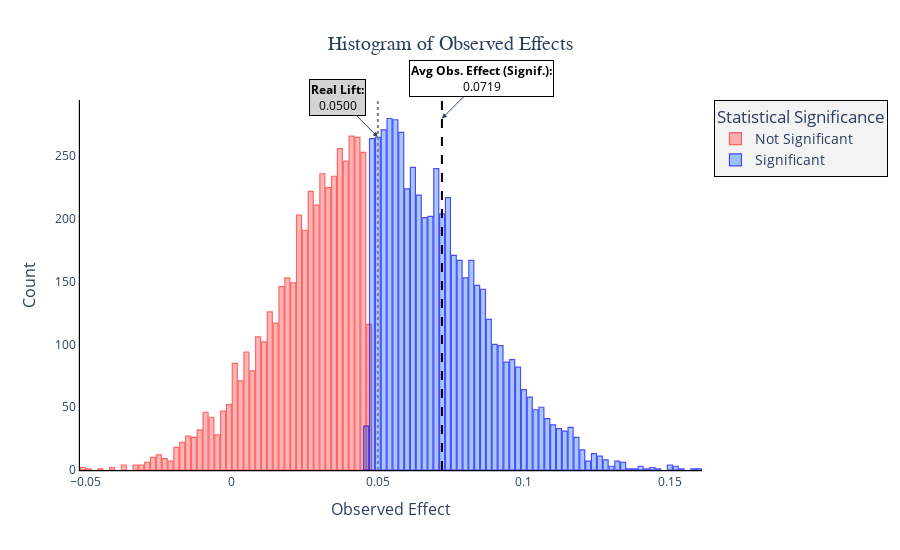

Notebook code cell kept with this figure:
### Code cell
import plotly.graph_objects as go

# Compute the mean observed effect for stat_sig == 1
mean_effect_sig = df[df['stat_sig'] == 1]['obs_effect'].mean()

# Create the figure
fig = go.Figure()

# Define colors
colors = {0: "rgba(255, 50, 50, 0.6)", 1: "rgba(0, 100, 255, 0.5)"}

# Add histogram for stat_sig == 0 (Not Significant)
fig.add_trace(go.Histogram(
    x=df[df['stat_sig'] == 0]['obs_effect'],
    name="Not Significant",
    marker=dict(color=colors[0], line=dict(color='red', width=1.2)),
    opacity=0.6,
    hovertemplate="<b>Category:</b> Not Significant<br>"
                  "<b>Bin Range:</b> %{x}<br>"
                  "<b>Count:</b> %{y}<extra></extra>"
))

# Add histogram for stat_sig == 1 (Significant)
fig.add_trace(go.Histogram(
    x=df[df['stat_sig'] == 1]['obs_effect'],
    name="Significant",
    marker=dict(color=colors[1], line=dict(color='blue', width=1.2)),
    opacity=0.7,
    hovertemplate="<b>Category:</b> Significant<br>"
                  "<b>Bin Range:</b> %{x}<br>"
                  "<b>Count:</b> %{y}<extra></extra>"
))

# Add vertical line for the mean observed effect (Significant category only)
fig.add_shape(
    dict(
        type="line",
        x0=mean_effect_sig, x1=mean_effect_sig,
        y0=0, y1=1,  # Scale to full height
        xref='x', yref='paper',
        line=dict(color="black", width=2, dash="dash")
    )
)

# Add vertical line for the real lift (gray, dashed)
fig.add_shape(
    dict(
        type="line",
        x0=lift, x1=lift,
        y0=0, y1=1,
        xref='x', yref='paper',
        line=dict(color="gray", width=2, dash="dot")  # Gray, dotted line
    )
)

# Add annotation for the real lift
fig.add_annotation(
    x=lift,
    y=0.9,  # Position annotation at 90% height
    xref="x",
    yref="paper",
    text=f"<b>Real Lift:</b><br>{lift:.4f}",
    showarrow=True,
    arrowhead=2,
    ax=-40,  # Offset annotation
    ay=-40,
    font=dict(size=12, color="black"),
    bgcolor="rgba(200, 200, 200, 0.8)",  # Light gray background for readability
    bordercolor="black",
    borderwidth=1
)

# Add annotation for the mean observed effect
fig.add_annotation(
    x=mean_effect_sig,
    y=0.95,  # Position at 95% height
    xref="x",
    yref="paper",
    text=f"<b>Avg Obs. Effect (Signif.):</b><br>{mean_effect_sig:.4f}",
    showarrow=True,
    arrowhead=2,
    ax=40,  # Offset annotation
    ay=-40,
    font=dict(size=12, color="black"),
    bgcolor="rgba(255, 255, 255, 0.8)",  # Light background for readability
    bordercolor="black",
    borderwidth=1
)

# Update layout for better aesthetics
fig.update_layout(
    width=900,
    height=550,
    title=dict(
        text="Histogram of Observed Effects",
        font=dict(size=20, family="Arial Bold"),
        x=0.5  # Center the title
    ),
    xaxis=dict(
        title="Observed Effect",
        title_font=dict(size=16),
        tickfont=dict(size=12),
        showgrid=False,  # ⬅️ Remove gridlines
        zeroline=False,
        showline=True,
        linewidth=1.2,
        linecolor="black"
    ),
    yaxis=dict(
        title="Count",
        title_font=dict(size=16),
        tickfont=dict(size=12),
        showgrid=False,  # ⬅️ Remove gridlines
        zeroline=False,
        showline=True,
        linewidth=1.2,
        linecolor="black"
    ),
    plot_bgcolor='rgba(0,0,0,0)',  # Remove background color (transparent)
    paper_bgcolor='rgba(0,0,0,0)',  # Remove outer background color (transparent)
    bargap=0.1,  # Spacing between bars
    bargroupgap=0.05,
    barmode="overlay",  # Overlay bars for better comparison
    legend=dict(
        title="Statistical Significance",
        font=dict(size=14),
        bgcolor="rgba(240,240,240,0.8)",  # Light grey background for clarity
        bordercolor="black",
        borderwidth=1
    )
)

# Show the improved plot
fig.show()

### Figure 1 — Plotly figure (JSON) as saved in the notebook; plotly's stock layout.template omitted (floating-point values rounded to 4 significant figures; data arrays with more than 128 entries replaced by an {"elided": "..."} marker saying what was removed)
{"data": [{"hovertemplate": "<b>Category:</b> Not Significant<br><b>Bin Range:</b> %{x}<br><b>Count:</b> %{y}<extra></extra>", "marker": {"color": "rgba(255, 50, 50, 0.6)", "line": {"color": "red", "width": 1.2}}, "name": "Not Significant", "opacity": 0.6, "type": "histogram", "x": {"elided": "4554 float values"}}, {"hovertemplate": "<b>Category:</b> Significant<br><b>Bin Range:</b> %{x}<br><b>Count:</b> %{y}<extra></extra>", "marker": {"color": "rgba(0, 100, 255, 0.5)", "line": {"color": "blue", "width": 1.2}}, "name": "Significant", "opacity": 0.7, "type": "histogram", "x": {"elided": "5446 float values"}}], "layout": {"annotations": [{"arrowhead": 2, "ax": -40, "ay": -40, "bgcolor": "rgba(200, 200, 200, 0.8)", "bordercolor": "black", "borderwidth": 1, "font": {"color": "black", "size": 12}, "showarrow": true, "text": "<b>Real Lift:</b><br>0.0500", "x": 0.05, "xref": "x", "y": 0.9, "yref": "paper"}, {"arrowhead": 2, "ax": 40, "ay": -40, "bgcolor": "rgba(255, 255, 255, 0.8)", "bordercolor": "black", "borderwidth": 1, "font": {"color": "black", "size": 12}, "showarrow": true, "text": "<b>Avg Obs. Effect (Signif.):</b><br>0.0719", "x": 0.07194, "xref": "x", "y": 0.95, "yref": "paper"}], "bargap": 0.1, "bargroupgap": 0.05, "barmode": "overlay", "height": 550, "legend": {"bgcolor": "rgba(240,240,240,0.8)", "bordercolor": "black", "borderwidth": 1, "font": {"size": 14}, "title": {"text": "Statistical Significance"}}, "paper_bgcolor": "rgba(0,0,0,0)", "plot_bgcolor": "rgba(0,0,0,0)", "shapes": [{"line": {"color": "black", "dash": "dash", "width": 2}, "type": "line", "x0": 0.07194, "x1": 0.07194, "xref": "x", "y0": 0, "y1": 1, "yref": "paper"}, {"line": {"color": "gray", "dash": "dot", "width": 2}, "type": "line", "x0": 0.05, "x1": 0.05, "xref": "x", "y0": 0, "y1": 1, "yref": "paper"}], "title": {"font": {"family": "Arial Bold", "size": 20}, "text": "Histogram of Observed Effects", "x": 0.5}, "width": 900, "xaxis": {"linecolor": "black", "linewidth": 1.2, "showgrid": false, "showline": true, "tickfont": {"size": 12}, "title": {"font": {"size": 16}, "text": "Observed Effect"}, "zeroline": false}, "yaxis": {"linecolor": "black", "linewidth": 1.2, "showgrid": false, "showline": true, "tickfont": {"size": 12}, "title": {"font": {"size": 16}, "text": "Count"}, "zeroline": false}}}
